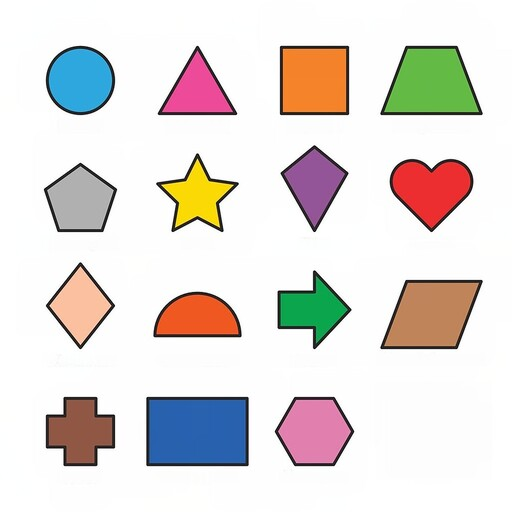
#> input picture data/shapes.jpg, 512 x 512 px, found by its file name
$ python 29.py
#> lines starting #> are read from the running program, lines starting #| are printed output that depends on the picture; after the words box and inside, x2 and y2 are one past the last pixel; in counts of white or black regions, pixels touching at a corner belong together
import numpy as np
import cv2

img=cv2.imread('data\shapes.jpg')
#> img is the input picture: shape (512, 512, 3); mean B, G, R 218.3, 221.5, 227.2
imgray=cv2.cvtColor(img,cv2.COLOR_BGR2GRAY)
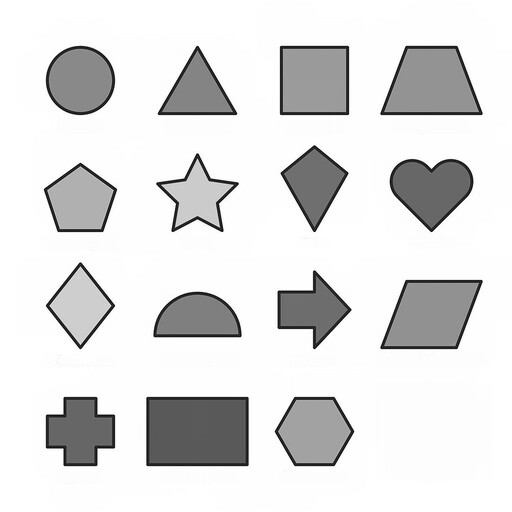
#> imgray: shape (512, 512); min 0, max 255, mean 222.9
_,thresh=cv2.threshold(imgray,240,255,cv2.THRESH_BINARY)
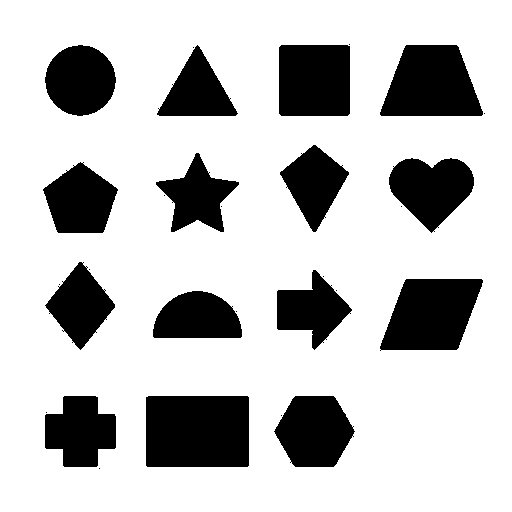
#> thresh: shape (512, 512); 76.3% white; 29 black regions (14 under 20 px)
contours,_=cv2.findContours(thresh,cv2.RETR_TREE,cv2.CHAIN_APPROX_NONE)
#> contours = 67 contours, 51 with area under 20; largest, box (x1, y1, x2, y2) and area: (0, 0, 512, 512) 261121, (145, 395, 250, 468) 7479, (379, 278, 484, 351) 5735, (379, 44, 484, 117) 5733, (278, 44, 351, 117) 5168

for contour in contours:
    if cv2.contourArea(contour)<500:
        continue
    approx=cv2.approxPolyDP(contour,0.01*cv2.arcLength(contour,True),True)
    cv2.drawContours(img,[approx],0,(0,0,0),5)
    x=approx.ravel()[0]
    y=approx.ravel()[1]
    if len(approx) == 3:
        cv2.putText(img,"Triangle",(x,y),cv2.FONT_HERSHEY_SIMPLEX,0.5,(0,0,0))
    elif len(approx) == 4:
        cv2.putText(img,"Quadrilateral",(x,y),cv2.FONT_HERSHEY_SIMPLEX,0.5,(0,0,0))
    elif len(approx) == 5:
        cv2.putText(img,"Pentagon",(x,y),cv2.FONT_HERSHEY_SIMPLEX,0.5,(0,0,0))
    elif len(approx) == 10:
        cv2.putText(img,"Star",(x,y),cv2.FONT_HERSHEY_SIMPLEX,0.5,(0,0,0))
#> this loop made 67 passes
#> contour on passes 2, 3, 4, 5, 6, 7, 11, 12, 13, 14, 15, 16: [[98, 468], [99, 467], [100, 468], [99, 469]], [[289, 462], [290, 461], [291, 462], [290, 463]], [[352, 436], [353, 435], [354, 436], [353, 437]], [[352, 426], [353, 425], [354, 426], [353, 427]], [[280, 415], [281, 414], [282, 415], [281, 416]], [[45, 412], [46, 411], [47, 412], [46, 413]], [[379, 350], [380, 349], [381, 350], [380, 351]], [[322, 342], [323, 341], [324, 342], [323, 343]], [[71, 342], [72, 341], [73, 342], [72, 343]], [[325, 339], [326, 338], [327, 339], [326, 340]], [[95, 332], [96, 331], [97, 332], [96, 333]], [[62, 331], [63, 330], [64, 331], [63, 332]]
#> (x, y) on passes 8, 10, 23, 33, 53, 54: (295, 395), (64, 395), (152, 329), (313, 269), (80, 161), (405, 158)
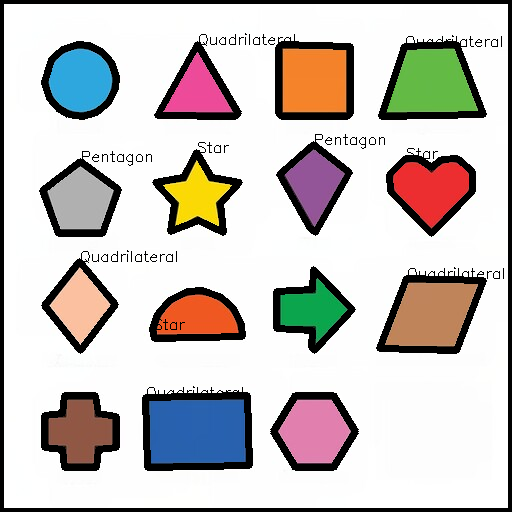
#> img: shape (512, 512, 3); 13.93% of pixels changed, all inside (x1, y1, x2, y2) = (0, 0, 512, 512)


cv2.imshow("shapes",img)
cv2.waitKey(0)
cv2.destroyAllWindows()

$ run again, with data/Baseball_(crop).jpg copied over data/shapes.jpg
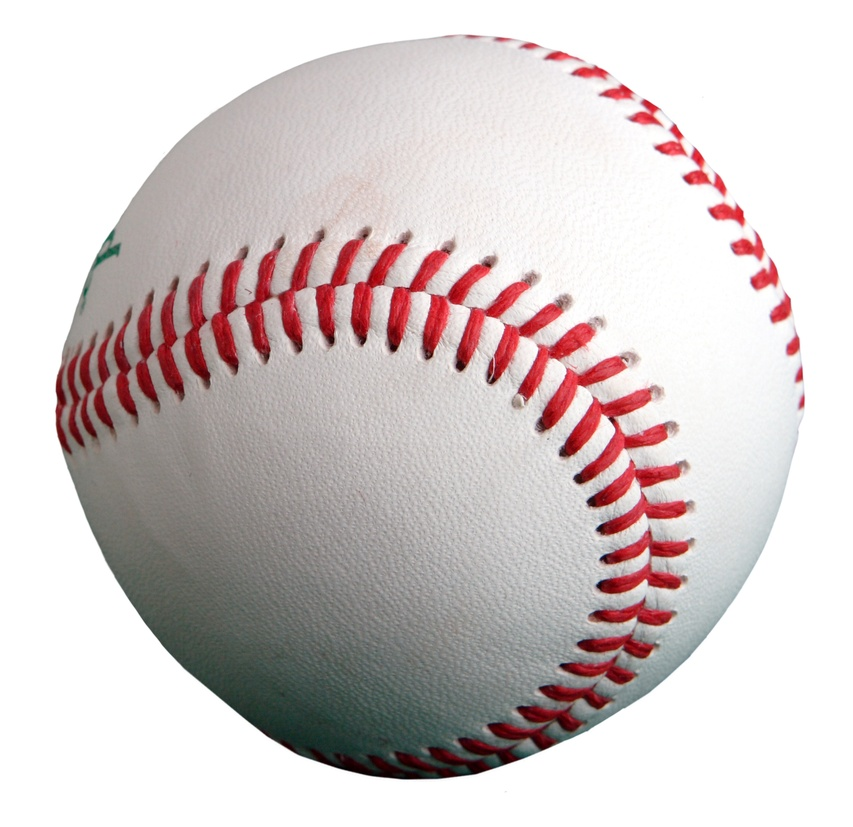
#> input picture data/Baseball_(crop).jpg, 853 x 827 px, shrunk from 1697 x 1644 before the run, found by its file name
#> img is the input picture: shape (827, 853, 3); mean B, G, R 201.3, 201.6, 211
#> `_,thresh=cv2.threshold(imgray,240,255,cv2.THRESH_BINARY)`:
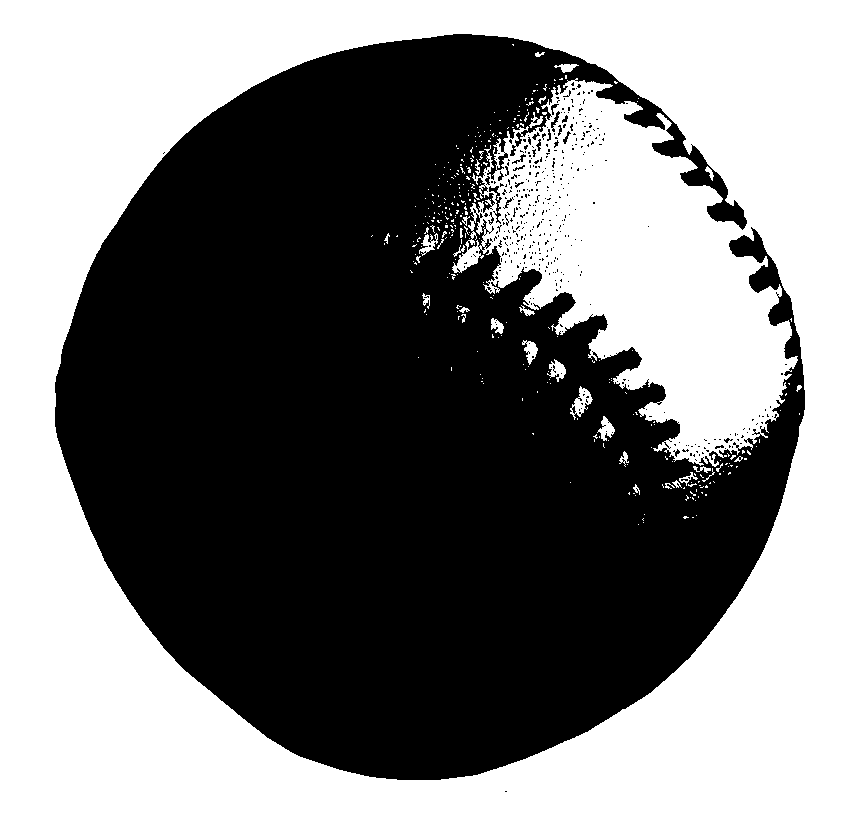
#> thresh: shape (827, 853); 49.3% white; 318 white regions (287 under 20 px)
#> contours = 884 contours, 829 with area under 20; largest, box (x1, y1, x2, y2) and area: (0, 0, 853, 827) 703752, (54, 33, 806, 781) 361008, (570, 386, 593, 420) 311, (467, 212, 488, 251) 296, (488, 185, 503, 225) 189
#> the loop `for contour in contours:` made 884 passes
#> contour on passes 3 to 5: [[695, 460], [696, 459], [697, 460], [696, 461]], [[694, 459], [695, 458], [696, 459], [695, 460]], [[702, 457], [703, 456], [704, 457], [703, 458]]
#> after the loop `for contour in contours:`:
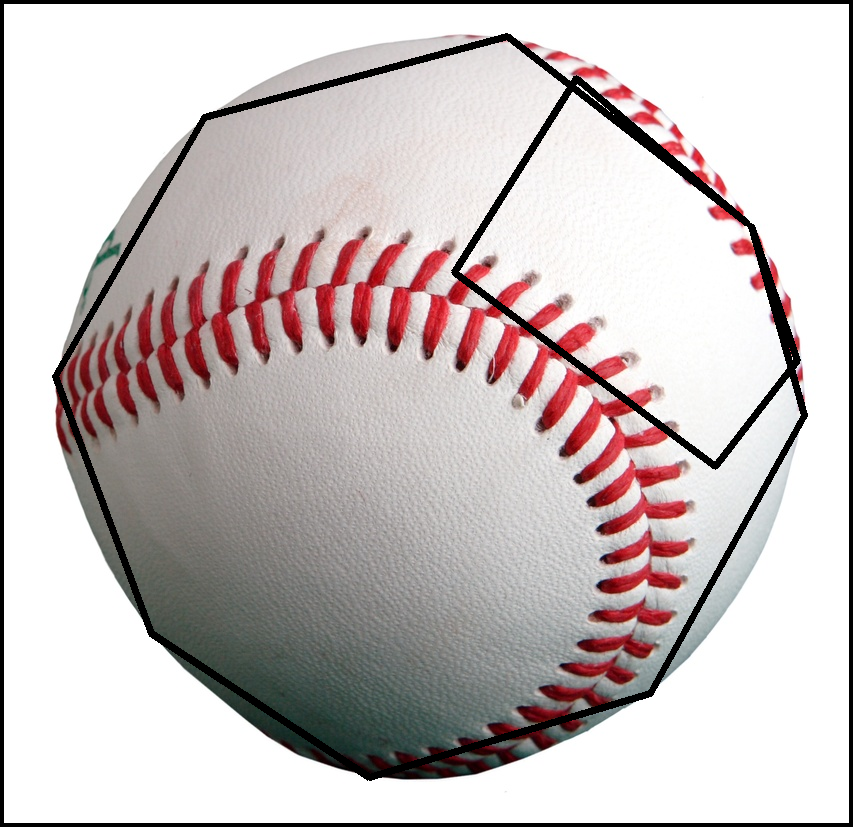
#> img: shape (827, 853, 3); 5% of pixels changed, all inside (x1, y1, x2, y2) = (0, 0, 853, 827)
